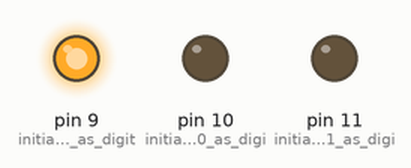
A sketch run on a simulated Arduino Uno, built with avr-gcc and run on an emulated ATmega328P. On the bench: output pins drawn as LEDs (lit = HIGH).

Above: at 0.12 s.
At 1.12 s:
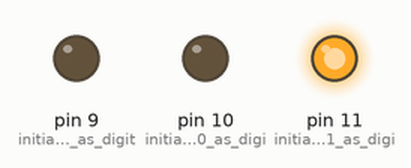
At 2.0 s:
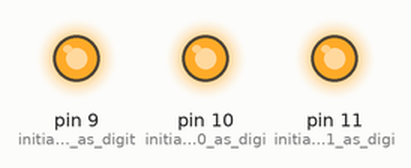
At 4.12 s:
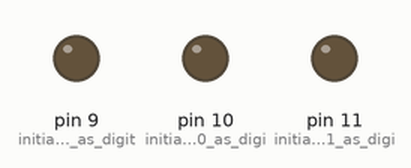
At 6.12 s:
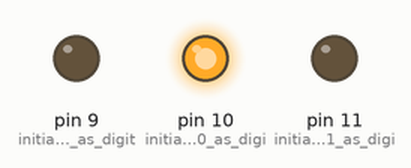
Timing chart, 0 to 6.4 s (numbered marks = the images above):
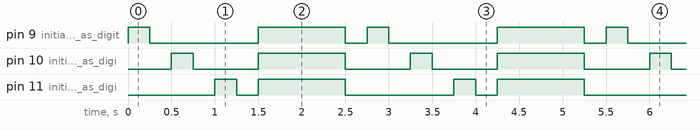

The sketch:

Lab5_part_a_blinks-1-2.ino
```cpp
/*
       ECE 1001/1002  Lab 5
       John Lindsey   June 2019
*/
void setup()
{
  pinMode(9, OUTPUT);   // initialize pin 9 as digital output to control the Red LED
  pinMode(10, OUTPUT);  // initialize pin 10 as digital output to control the Green LED
  pinMode(11, OUTPUT);  // initialize pin 11 as digital output to control the Blue LED
}

void loop()
{
  //blink red
  digitalWrite(9, HIGH);
  delay(250);
  digitalWrite(9, LOW);
  delay(250);

  // blink green
  digitalWrite(10, HIGH);
  delay(250);
  digitalWrite(10, LOW);
  delay(250);

  // blink blue
  digitalWrite(11, HIGH);
  delay(250);
  digitalWrite(11, LOW);
  delay(250);

  //all three on
  digitalWrite(9, HIGH);
  digitalWrite(10, HIGH);
  digitalWrite(11, HIGH);
  delay(1000);
  digitalWrite(9, LOW);
  digitalWrite(10, LOW);
  digitalWrite(11, LOW);
  delay(250);
}
```

Measured:
- by itself, pin 9 (initialize_pin_9_as_digit): repeats every 2.8 s: LOW 1.3 s, HIGH 1.0 s, LOW 0.25 s, HIGH 0.25 s
- by itself, pin 10 (initialize_pin_10_as_digi): repeats every 2.8 s: LOW 0.75 s, HIGH 1.0 s, LOW 0.75 s, HIGH 0.25 s
- by itself, pin 11 (initialize_pin_11_as_digi): repeats every 2.8 s: LOW 0.25 s, HIGH 1.0 s, LOW 1.3 s, HIGH 0.25 s
